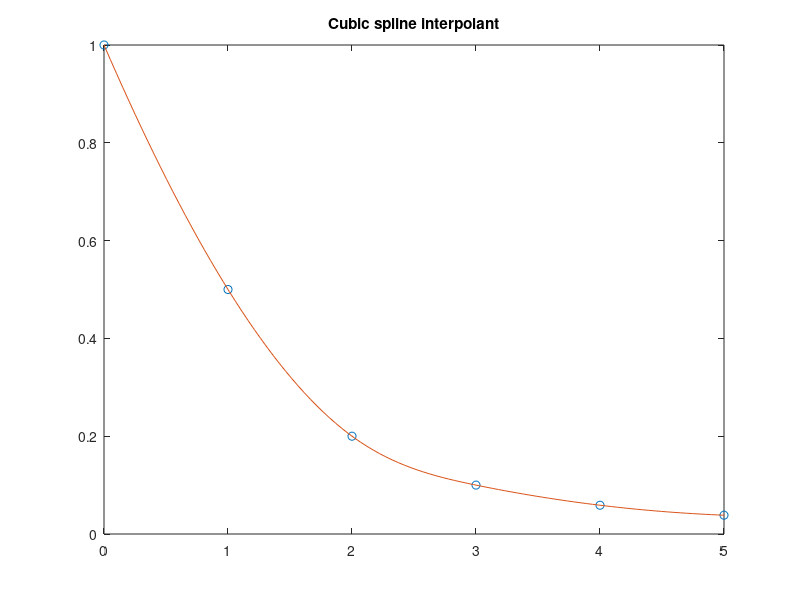

This chart was generated by the following MATLAB code:
% Generates a interpolation of a univariate function, using the Cubic
% Splines

x = 0:5;
y = 1./(1 + x.^2);
xi = linspace(0, 5);
yi = spline(x, y, xi);
plot(x, y, 'o', xi, yi), title('Cubic spline interpolant')